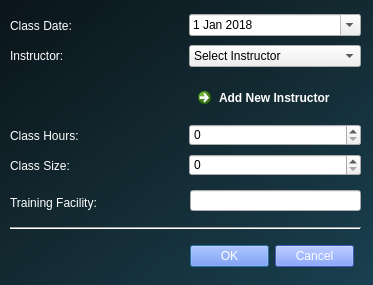
<?xml version="1.0" encoding="UTF-8"?>
<ui version="4.0">
 <class>class_build_dialog</class>
 <widget class="QDialog" name="class_build_dialog">
  <property name="geometry">
   <rect>
    <x>0</x>
    <y>0</y>
    <width>373</width>
    <height>285</height>
   </rect>
  </property>
  <property name="cursor">
   <cursorShape>PointingHandCursor</cursorShape>
  </property>
  <property name="windowTitle">
   <string>Create New Class</string>
  </property>
  <property name="styleSheet">
   <string notr="true">QDialog{
	background-color: qlineargradient(spread:pad, x1:0, y1:0, x2:1, y2:1, stop:0 rgba(10, 21, 26, 255), stop:0.522167 rgba(20, 43, 51, 255), stop:1 rgba(25, 64, 81, 255));


}

QPushButton{
 background-color: rgb(85, 127, 255);
 color: white;
}

QLabel {
 color: white;
}</string>
  </property>
  <widget class="QLabel" name="label_4">
   <property name="geometry">
    <rect>
     <x>10</x>
     <y>190</y>
     <width>100</width>
     <height>26</height>
    </rect>
   </property>
   <property name="text">
    <string>Training Facility:</string>
   </property>
  </widget>
  <widget class="QDialogButtonBox" name="create_class_btn">
   <property name="geometry">
    <rect>
     <x>190</x>
     <y>240</y>
     <width>164</width>
     <height>32</height>
    </rect>
   </property>
   <property name="standardButtons">
    <set>QDialogButtonBox::Cancel|QDialogButtonBox::Ok</set>
   </property>
   <property name="centerButtons">
    <bool>true</bool>
   </property>
  </widget>
  <widget class="QWidget" name="layoutWidget">
   <property name="geometry">
    <rect>
     <x>10</x>
     <y>40</y>
     <width>351</width>
     <height>32</height>
    </rect>
   </property>
   <layout class="QHBoxLayout" name="horizontalLayout_2">
    <item>
     <widget class="QLabel" name="label_3">
      <property name="text">
       <string>Instructor:</string>
      </property>
     </widget>
    </item>
    <item>
     <widget class="QComboBox" name="instructor_select">
      <item>
       <property name="text">
        <string>Select Instructor</string>
       </property>
      </item>
      <item>
       <property name="text">
        <string/>
       </property>
      </item>
     </widget>
    </item>
   </layout>
  </widget>
  <widget class="QWidget" name="layoutWidget">
   <property name="geometry">
    <rect>
     <x>10</x>
     <y>120</y>
     <width>351</width>
     <height>31</height>
    </rect>
   </property>
   <layout class="QHBoxLayout" name="horizontalLayout_4">
    <item>
     <widget class="QLabel" name="label_5">
      <property name="text">
       <string>Class Hours:</string>
      </property>
     </widget>
    </item>
    <item>
     <widget class="QSpinBox" name="class_hours"/>
    </item>
   </layout>
  </widget>
  <widget class="QWidget" name="layoutWidget">
   <property name="geometry">
    <rect>
     <x>10</x>
     <y>150</y>
     <width>351</width>
     <height>31</height>
    </rect>
   </property>
   <layout class="QHBoxLayout" name="horizontalLayout_3">
    <item>
     <widget class="QLabel" name="label_2">
      <property name="text">
       <string>Class Size:</string>
      </property>
     </widget>
    </item>
    <item>
     <widget class="QSpinBox" name="class_size"/>
    </item>
   </layout>
  </widget>
  <widget class="QLineEdit" name="facility_input">
   <property name="geometry">
    <rect>
     <x>190</x>
     <y>190</y>
     <width>171</width>
     <height>21</height>
    </rect>
   </property>
  </widget>
  <widget class="QWidget" name="layoutWidget">
   <property name="geometry">
    <rect>
     <x>10</x>
     <y>10</y>
     <width>351</width>
     <height>31</height>
    </rect>
   </property>
   <layout class="QHBoxLayout" name="horizontalLayout">
    <item>
     <widget class="QLabel" name="label">
      <property name="text">
       <string>Class Date:</string>
      </property>
     </widget>
    </item>
    <item>
     <widget class="QDateEdit" name="class_date">
      <property name="calendarPopup">
       <bool>true</bool>
      </property>
      <property name="date">
       <date>
        <year>2018</year>
        <month>1</month>
        <day>1</day>
       </date>
      </property>
     </widget>
    </item>
   </layout>
  </widget>
  <widget class="Line" name="line">
   <property name="geometry">
    <rect>
     <x>10</x>
     <y>220</y>
     <width>351</width>
     <height>16</height>
    </rect>
   </property>
   <property name="orientation">
    <enum>Qt::Horizontal</enum>
   </property>
  </widget>
  <widget class="QCommandLinkButton" name="add_instructor_link">
   <property name="geometry">
    <rect>
     <x>190</x>
     <y>80</y>
     <width>171</width>
     <height>31</height>
    </rect>
   </property>
   <property name="text">
    <string>Add New Instructor</string>
   </property>
  </widget>
  <zorder>create_class_btn</zorder>
  <zorder>layoutWidget</zorder>
  <zorder>layoutWidget</zorder>
  <zorder>layoutWidget</zorder>
  <zorder>layoutWidget</zorder>
  <zorder>label_4</zorder>
  <zorder>facility_input</zorder>
  <zorder>line</zorder>
  <zorder>add_instructor_link</zorder>
 </widget>
 <resources/>
 <connections>
  <connection>
   <sender>create_class_btn</sender>
   <signal>rejected()</signal>
   <receiver>class_build_dialog</receiver>
   <slot>reject()</slot>
   <hints>
    <hint type="sourcelabel">
     <x>211</x>
     <y>255</y>
    </hint>
    <hint type="destinationlabel">
     <x>153</x>
     <y>143</y>
    </hint>
   </hints>
  </connection>
  <connection>
   <sender>create_class_btn</sender>
   <signal>accepted()</signal>
   <receiver>class_build_dialog</receiver>
   <slot>accept()</slot>
   <hints>
    <hint type="sourcelabel">
     <x>211</x>
     <y>255</y>
    </hint>
    <hint type="destinationlabel">
     <x>153</x>
     <y>143</y>
    </hint>
   </hints>
  </connection>
 </connections>
</ui>
